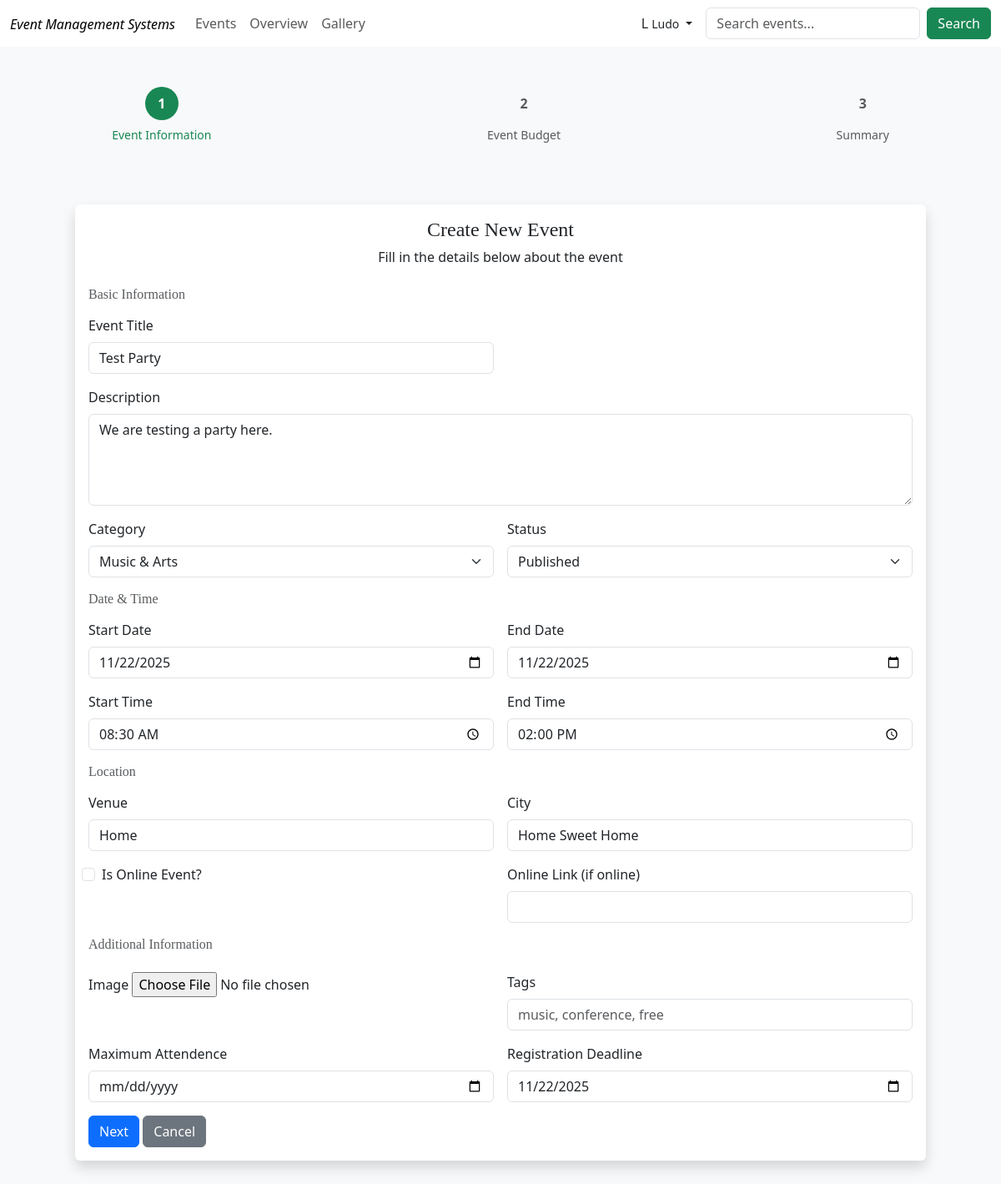
The app's page /events/1/edit/ (signed in) with its own data.
### event_app/models.py (models this page shows, shortened)
class CustomUser(AbstractUser):
    ROLE_CHOICES = [
        ('admin', 'Admin'),
        ('organizer', 'Organizer'),
        ('attendee', 'Attendee'),
    ]
    contact_number = models.CharField(max_length=15, blank=True, null=True)
    role = models.CharField(max_length=20, choices=ROLE_CHOICES, default='organizer')

class Event(models.Model):
    MUSIC_ARTS = 'music-arts'
    BUSINESS = 'business'
    SPORTS = 'sports'
    TECHNOLOGY = 'technology'
    FOOD_DRINK = 'food-drink'
    HEALTH_WELLNESS = 'health-wellness'
    EDUCATION = 'education'
    COMMUNITY = 'community'
    CHARITY = 'charity'
    GOVERNMENT = 'government'
    TOURISM = 'tourism'
    CATEGORY_CHOICES = [
        (MUSIC_ARTS, 'Music & Arts'),
        (BUSINESS, 'Business & Professional'),
        (SPORTS, 'Sports & Fitness'),
        (TECHNOLOGY, 'Technology'),
        (FOOD_DRINK, 'Food & Drink'),
        (HEALTH_WELLNESS, 'Health & Wellness'),
        (EDUCATION, 'Education & Learning'),
        (COMMUNITY, 'Community & Culture'),
        (CHARITY, 'Charity & Fundraising'),
        (GOVERNMENT, 'Government & Politics'),
        (TOURISM, 'Tourism & Hospitality'),
    ]
    DRAFT = 'draft'
    PUBLISHED = 'published'
    CANCELLED = 'cancelled'
    PENDING = 'pending'
    REJECTED = 'rejected'
    STATUS_CHOICES = [
        (DRAFT, 'Draft'),
        (PUBLISHED, 'Published'),
        (CANCELLED, 'Cancelled'),
        (PENDING, 'Pending'),
    ]
    title = models.CharField(max_length=200)
    description = models.TextField()
    category = models.CharField(max_length=80, choices=CATEGORY_CHOICES)
    status = models.CharField(max_length=20, choices=STATUS_CHOICES, default=DRAFT)
    organizer = models.ForeignKey(User, on_delete=models.CASCADE, related_name='organized_events')
    is_approved = models.BooleanField(default=False)
    attendees = models.ManyToManyField(
        Attendee,
        through='EventRegistration',
        related_name='events',
        blank=True
    )
    start_date = models.DateField()
    end_date = models.DateField()
    start_time = models.TimeField()
    end_time = models.TimeField()
    venue = models.CharField(max_length=200)
    city = models.CharField(max_length=100)
    is_online = models.BooleanField(default=False)
    online_link = models.URLField(blank=True, null=True)
    image = models.ImageField(upload_to='event_images/', blank=True, null=True)
    tags = models.TextField(help_text='Comma-separated tags', blank=True)
    max_attendees = models.PositiveIntegerField(blank=True, null=True)
    registration_deadline = models.DateTimeField(blank=True, null=True)
    views_count = models.PositiveIntegerField(default=0, editable=False)
    created_at = models.DateTimeField(auto_now_add=True)
    updated_at = models.DateTimeField(auto_now=True)
    class Meta:
        ordering = ['-created_at']

### event_app/event_views.py (the view)
# urls.py: path("events/<int:event_id>/edit/", event_views.edit_event, name="edit_event"),
def edit_event(request, event_id):
    event = get_object_or_404(Event, id=event_id, organizer=request.user)
    if request.method == "POST":
        form = EventForm(request.POST, instance=event)
        if form.is_valid():
            form.save()
            subject = f"Event Updated: {event.title}"
            notify_event_attendees(event, subject, "event_updated")
            messages.success(request, f"The event '{event.title}' was updated and attendees notified.")
            return redirect("event_details", event_id=event.id)
    else:
        form = EventForm(instance=event)
    return render(request, "create_event.html", {"form": form, "event": event})

### templates/create_event.html (shortened to what this page needs)
{% extends "base.html" %}
{% load static %}
{% block content %}
<div class="container py-4">
    {% include "partials/progress_bar.html" with step=1 %}
  <div class="p-5">
    <div class="bg-white rounded shadow p-3">
        <h6 class="h4 text-success, text-center">Create New Event</h6>
        <p class="text-muted, text-center">Fill in the details below about the event</p>
    <form method="post" enctype="multipart/form-data" class="row g-3 pt-2">
    <h6 class="mb-0 text-muted">Basic Information</h6>
    <div class="col-md-6">
      <label class="form-label">Event Title</label>
      {{ form.title }}
    </div>
    <div class="col-md-12">
      <label class="form-label">Description</label>
      {{ form.description }}
    </div>
    <div class="col-md-6">
      <label class="form-label">Category</label>
      {{ form.category }}
    </div>
<div class="col-md-6">
      <label class="form-label">Status</label>
      {{ form.status }}
    </div>
    <h6 class="mb-0 text-muted">Date & Time</h6>
    <div class="col-md-6">
      <label class="form-label">Start Date</label>
      {{ form.start_date }}
    </div>
    <div class="col-md-6">
      <label class="form-label">End Date</label>
      {{ form.end_date }}
    </div>
    <div class="col-md-6">
      <label class="form-label">Start Time</label>
      {{ form.start_time }}
    </div>
    <div class="col-md-6">
      <label class="form-label">End Time</label>
      {{ form.end_time }}
    </div>
    <h6 class="text-muted mb-0">Location</h6>
    <div class="col-md-6">
      <label class="form-label">Venue</label>
      {{ form.venue }}
    </div>
    <div class="col-md-6">
      <label class="form-label">City</label>
      {{ form.city }}
    </div>
    <div class="col-md-6 form-check">
      {{ form.is_online }}
      <label class="form-check-label">Is Online Event?</label>
    </div>
    <div class="col-md-6">
      <label class="form-label">Online Link (if online)</label>
      {{ form.online_link }}
    </div>
    <h6 class="text-muted">Additional Information</h6>
    <div class="col-md-6">
      <label class="form-label">Image</label>
      {{ form.image }}
    </div>
    <div class="col-md-6">
      <label class="form-label">Tags</label>
      {{ form.tags }}
    </div>
    <div class="col-md-6">
      <label class="form-label">Maximum Attendence</label>
      {{ form.max_attendees }}
    </div>
    <div class="col-md-6">
      <label class="form-label">Registration Deadline</label>
      {{ form.registration_deadline}}
    </div>
    <div class="col-12">
      <button type="submit" class="btn btn-primary">Next</button>
      <a href="{% url 'organizer_overview' %}" class="btn btn-secondary">Cancel</a>
    </div>
  </form>
  </div>
  </div>
</div>
{% endblock %}

### templates/partials/navbar.html (shortened to what this page needs)
<nav class="navbar navbar-expand-lg" id="navbar">
  <div class="container-fluid">
    <a class="navbar-brand text-center" href="{% url 'home' %}"><span style="font-style: italic; font-size: 16px;">Event Management Systems</span> </a>
    <div class="collapse navbar-collapse" id="navbarSupportedContent">
      <ul class="navbar-nav me-auto mb-2 mb-lg-0">
        <li class="nav-item">
          <a class="nav-link" href="{% url 'upcoming_events' %}">Events</a>
        </li>
        {% if user.is_authenticated %}
        <li class="nav-item">
          <a class="nav-link" href="{% url 'organizer_overview' %}">Overview</a>
        </li>
        {%endif%}
        <li class="nav-item">
          <a class="nav-link" href="">Gallery</a>
        </li>
      </ul>
      <div class="ms-auto d-flex gap-3 align-items-center">
        {% if user.is_authenticated%}
        <div class="dropdown text-end">
          <a
            href="#"
            class="d-flex justify-content-center align-items-center gap-1 link-dark text-decoration-none dropdown-toggle"
            id="userDropdown"
            data-bs-toggle="dropdown"
            aria-expanded="false"
          >
            <div class="user-circle">{{ user.username|slice:":1"|upper }}</div>
            <small class="username-text">{{ user.username }}</small>
          </a>
        </div>
        {%endif%}
        <form class="d-flex" role="search" method="get" action="{% url 'search' %}">
  <input class="form-control me-2" name="query" value="{{ request.GET.query }}" type="search" placeholder="Search events..." aria-label="Search" autofocus />
  <button class="btn btn-success" type="submit">Search</button>
</form>
      </div>
    </div>
  </div>
</nav>

### records on screen
CustomUser: username "L", username "Ludo"
Event: title "Test Party", description "We are testing a party here.", category "Music & Arts", status "Published", start_date "11/22/2025", end_date "11/22/2025", start_time "08:30:00", end_time "14:00:00", venue "Home", city "Home Sweet Home", registration_deadline "11/22/2025"
